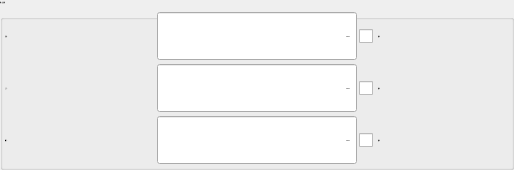
           <widget class="QGroupBox" name="groupBoxPos">
            <property name="font">
             <font>
              <family>微软雅黑</family>
              <pointsize>-1</pointsize>
              <weight>50</weight>
              <italic>false</italic>
              <bold>false</bold>
             </font>
            </property>
            <property name="title">
             <string>第一点位置</string>
            </property>
            <layout class="QGridLayout" name="gridLayout_7">
             <property name="margin">
              <number>2</number>
             </property>
             <property name="spacing">
              <number>2</number>
             </property>
             <item row="1" column="0">
              <widget class="QLabel" name="labelVerPos">
               <property name="sizePolicy">
                <sizepolicy hsizetype="Expanding" vsizetype="Fixed">
                 <horstretch>0</horstretch>
                 <verstretch>0</verstretch>
                </sizepolicy>
               </property>
               <property name="minimumSize">
                <size>
                 <width>150</width>
                 <height>50</height>
                </size>
               </property>
               <property name="maximumSize">
                <size>
                 <width>16777215</width>
                 <height>50</height>
                </size>
               </property>
               <property name="font">
                <font>
                 <family>微软雅黑</family>
                 <pointsize>-1</pointsize>
                 <weight>50</weight>
                 <italic>false</italic>
                 <bold>false</bold>
                </font>
               </property>
               <property name="text">
                <string notr="true">上下：</string>
               </property>
              </widget>
             </item>
             <item row="2" column="0">
              <widget class="QLabel" name="labelTrvPos">
               <property name="sizePolicy">
                <sizepolicy hsizetype="Expanding" vsizetype="Fixed">
                 <horstretch>0</horstretch>
                 <verstretch>0</verstretch>
                </sizepolicy>
               </property>
               <property name="minimumSize">
                <size>
                 <width>150</width>
                 <height>50</height>
                </size>
               </property>
               <property name="maximumSize">
                <size>
                 <width>16777215</width>
                 <height>50</height>
                </size>
               </property>
               <property name="font">
                <font>
                 <family>微软雅黑</family>
                 <pointsize>-1</pointsize>
                 <weight>50</weight>
                 <italic>false</italic>
                 <bold>false</bold>
                </font>
               </property>
               <property name="text">
                <string notr="true">横行：</string>
               </property>
              </widget>
             </item>
             <item row="0" column="0">
              <widget class="QLabel" name="labelHorPos">
               <property name="sizePolicy">
                <sizepolicy hsizetype="Expanding" vsizetype="Fixed">
                 <horstretch>0</horstretch>
                 <verstretch>0</verstretch>
                </sizepolicy>
               </property>
               <property name="minimumSize">
                <size>
                 <width>150</width>
                 <height>50</height>
                </size>
               </property>
               <property name="maximumSize">
                <size>
                 <width>16777215</width>
                 <height>50</height>
                </size>
               </property>
               <property name="font">
                <font>
                 <family>微软雅黑</family>
                 <pointsize>-1</pointsize>
                 <weight>50</weight>
                 <italic>false</italic>
                 <bold>false</bold>
                </font>
               </property>
               <property name="text">
                <string notr="true">引拔：</string>
               </property>
              </widget>
             </item>
             <item row="2" column="1">
              <widget class="xDoubleSpinBox" name="BoxTrvPos">
               <property name="sizePolicy">
                <sizepolicy hsizetype="Fixed" vsizetype="Fixed">
                 <horstretch>0</horstretch>
                 <verstretch>0</verstretch>
                </sizepolicy>
               </property>
               <property name="minimumSize">
                <size>
                 <width>200</width>
                 <height>50</height>
                </size>
               </property>
               <property name="maximumSize">
                <size>
                 <width>200</width>
                 <height>50</height>
                </size>
               </property>
               <property name="font">
                <font>
                 <family>微软雅黑</family>
                 <pointsize>-1</pointsize>
                 <weight>50</weight>
                 <italic>false</italic>
                 <bold>false</bold>
                </font>
               </property>
               <property name="focusPolicy">
                <enum>Qt::ClickFocus</enum>
               </property>
               <property name="alignment">
                <set>Qt::AlignRight|Qt::AlignTrailing|Qt::AlignVCenter</set>
               </property>
               <property name="readOnly">
                <bool>true</bool>
               </property>
               <property name="buttonSymbols">
                <enum>QAbstractSpinBox::NoButtons</enum>
               </property>
               <property name="keyboardTracking">
                <bool>false</bool>
               </property>
               <property name="prefix">
                <string notr="true"/>
               </property>
               <property name="suffix">
                <string notr="true">mm</string>
               </property>
               <property name="decimals">
                <number>2</number>
               </property>
               <property name="maximum">
                <double>60000.000000000000000</double>
               </property>
               <property name="singleStep">
                <double>0.010000000000000</double>
               </property>
               <property name="value">
                <double>0.000000000000000</double>
               </property>
               <property name="HasBtn" stdset="0">
                <bool>false</bool>
               </property>
              </widget>
             </item>
             <item row="0" column="2">
              <widget class="QCheckBox" name="checkBoxHorRel">
               <property name="minimumSize">
                <size>
                 <width>150</width>
                 <height>50</height>
                </size>
               </property>
               <property name="maximumSize">
                <size>
                 <width>16777215</width>
                 <height>50</height>
                </size>
               </property>
               <property name="font">
                <font>
                 <family>微软雅黑</family>
                 <pointsize>-1</pointsize>
                 <weight>50</weight>
                 <italic>false</italic>
                 <bold>false</bold>
                </font>
               </property>
               <property name="styleSheet">
                <string notr="true"/>
               </property>
               <property name="text">
                <string>相对</string>
               </property>
              </widget>
             </item>
             <item row="0" column="1">
              <widget class="xDoubleSpinBox" name="BoxHorPos">
               <property name="sizePolicy">
                <sizepolicy hsizetype="Fixed" vsizetype="Fixed">
                 <horstretch>0</horstretch>
                 <verstretch>0</verstretch>
                </sizepolicy>
               </property>
               <property name="minimumSize">
                <size>
                 <width>200</width>
                 <height>50</height>
                </size>
               </property>
               <property name="maximumSize">
                <size>
                 <width>200</width>
                 <height>50</height>
                </size>
               </property>
               <property name="font">
                <font>
                 <family>微软雅黑</family>
                 <pointsize>-1</pointsize>
                 <weight>50</weight>
                 <italic>false</italic>
                 <bold>false</bold>
                </font>
               </property>
               <property name="focusPolicy">
                <enum>Qt::ClickFocus</enum>
               </property>
               <property name="alignment">
                <set>Qt::AlignRight|Qt::AlignTrailing|Qt::AlignVCenter</set>
               </property>
               <property name="readOnly">
                <bool>true</bool>
               </property>
               <property name="buttonSymbols">
                <enum>QAbstractSpinBox::NoButtons</enum>
               </property>
               <property name="keyboardTracking">
                <bool>false</bool>
               </property>
               <property name="prefix">
                <string notr="true"/>
               </property>
               <property name="suffix">
                <string notr="true">mm</string>
               </property>
               <property name="decimals">
                <number>2</number>
               </property>
               <property name="maximum">
                <double>60000.000000000000000</double>
               </property>
               <property name="singleStep">
                <double>0.010000000000000</double>
               </property>
               <property name="value">
                <double>0.000000000000000</double>
               </property>
               <property name="HasBtn" stdset="0">
                <bool>false</bool>
               </property>
              </widget>
             </item>
             <item row="1" column="1">
              <widget class="xDoubleSpinBox" name="BoxVerPos">
               <property name="sizePolicy">
                <sizepolicy hsizetype="Fixed" vsizetype="Fixed">
                 <horstretch>0</horstretch>
                 <verstretch>0</verstretch>
                </sizepolicy>
               </property>
               <property name="minimumSize">
                <size>
                 <width>200</width>
                 <height>50</height>
                </size>
               </property>
               <property name="maximumSize">
                <size>
                 <width>200</width>
                 <height>50</height>
                </size>
               </property>
               <property name="font">
                <font>
                 <family>微软雅黑</family>
                 <pointsize>-1</pointsize>
                 <weight>50</weight>
                 <italic>false</italic>
                 <bold>false</bold>
                </font>
               </property>
               <property name="focusPolicy">
                <enum>Qt::ClickFocus</enum>
               </property>
               <property name="alignment">
                <set>Qt::AlignRight|Qt::AlignTrailing|Qt::AlignVCenter</set>
               </property>
               <property name="readOnly">
                <bool>true</bool>
               </property>
               <property name="buttonSymbols">
                <enum>QAbstractSpinBox::NoButtons</enum>
               </property>
               <property name="keyboardTracking">
                <bool>false</bool>
               </property>
               <property name="prefix">
                <string notr="true"/>
               </property>
               <property name="suffix">
                <string notr="true">mm</string>
               </property>
               <property name="decimals">
                <number>2</number>
               </property>
               <property name="maximum">
                <double>60000.000000000000000</double>
               </property>
               <property name="singleStep">
                <double>0.010000000000000</double>
               </property>
               <property name="value">
                <double>0.000000000000000</double>
               </property>
               <property name="HasBtn" stdset="0">
                <bool>false</bool>
               </property>
              </widget>
             </item>
             <item row="1" column="2">
              <widget class="QCheckBox" name="checkBoxVerRel">
               <property name="minimumSize">
                <size>
                 <width>150</width>
                 <height>50</height>
                </size>
               </property>
               <property name="maximumSize">
                <size>
                 <width>16777215</width>
                 <height>50</height>
                </size>
               </property>
               <property name="font">
                <font>
                 <family>微软雅黑</family>
                 <pointsize>-1</pointsize>
                 <weight>50</weight>
                 <italic>false</italic>
                 <bold>false</bold>
                </font>
               </property>
               <property name="styleSheet">
                <string notr="true"/>
               </property>
               <property name="text">
                <string>相对</string>
               </property>
              </widget>
             </item>
             <item row="2" column="2">
              <widget class="QCheckBox" name="checkBoxTrvRel">
               <property name="minimumSize">
                <size>
                 <width>150</width>
                 <height>50</height>
                </size>
               </property>
               <property name="maximumSize">
                <size>
                 <width>16777215</width>
                 <height>50</height>
                </size>
               </property>
               <property name="font">
                <font>
                 <family>微软雅黑</family>
                 <pointsize>-1</pointsize>
                 <weight>50</weight>
                 <italic>false</italic>
                 <bold>false</bold>
                </font>
               </property>
               <property name="styleSheet">
                <string notr="true"/>
               </property>
               <property name="text">
                <string>相对</string>
               </property>
              </widget>
             </item>
            </layout>
           </widget>
